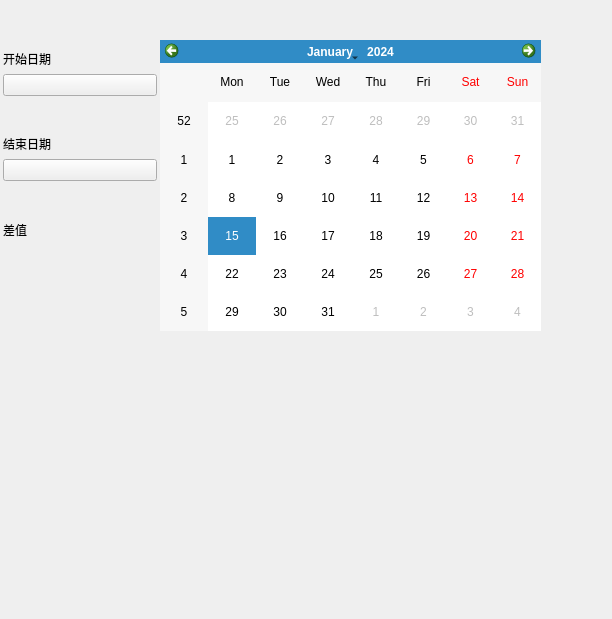
<?xml version="1.0" encoding="UTF-8"?>
<ui version="4.0">
 <class>DateApart</class>
 <widget class="QWidget" name="DateApart">
  <property name="geometry">
   <rect>
    <x>0</x>
    <y>0</y>
    <width>612</width>
    <height>619</height>
   </rect>
  </property>
  <property name="windowTitle">
   <string>Form</string>
  </property>
  <widget class="QCalendarWidget" name="calendarWidget">
   <property name="geometry">
    <rect>
     <x>160</x>
     <y>40</y>
     <width>381</width>
     <height>291</height>
    </rect>
   </property>
  </widget>
  <widget class="QWidget" name="layoutWidget">
   <property name="geometry">
    <rect>
     <x>3</x>
     <y>16</y>
     <width>154</width>
     <height>467</height>
    </rect>
   </property>
   <layout class="QVBoxLayout" name="verticalLayout_4">
    <item>
     <spacer name="verticalSpacer">
      <property name="orientation">
       <enum>Qt::Vertical</enum>
      </property>
      <property name="sizeHint" stdset="0">
       <size>
        <width>59</width>
        <height>16</height>
       </size>
      </property>
     </spacer>
    </item>
    <item>
     <layout class="QVBoxLayout" name="verticalLayout">
      <item>
       <widget class="QLabel" name="labelStart">
        <property name="text">
         <string>开始日期</string>
        </property>
       </widget>
      </item>
      <item>
       <widget class="QPushButton" name="btnBegin">
        <property name="minimumSize">
         <size>
          <width>150</width>
          <height>0</height>
         </size>
        </property>
        <property name="layoutDirection">
         <enum>Qt::RightToLeft</enum>
        </property>
        <property name="text">
         <string/>
        </property>
        <property name="icon">
         <iconset resource="calculator.qrc">
          <normaloff>:/image/date.png</normaloff>:/image/date.png</iconset>
        </property>
       </widget>
      </item>
     </layout>
    </item>
    <item>
     <spacer name="verticalSpacer_2">
      <property name="orientation">
       <enum>Qt::Vertical</enum>
      </property>
      <property name="sizeHint" stdset="0">
       <size>
        <width>59</width>
        <height>16</height>
       </size>
      </property>
     </spacer>
    </item>
    <item>
     <layout class="QVBoxLayout" name="verticalLayout_2">
      <item>
       <widget class="QLabel" name="labelOver">
        <property name="text">
         <string>结束日期</string>
        </property>
       </widget>
      </item>
      <item>
       <widget class="QPushButton" name="btnEnd">
        <property name="layoutDirection">
         <enum>Qt::RightToLeft</enum>
        </property>
        <property name="text">
         <string/>
        </property>
        <property name="icon">
         <iconset resource="calculator.qrc">
          <normaloff>:/image/date.png</normaloff>:/image/date.png</iconset>
        </property>
       </widget>
      </item>
     </layout>
    </item>
    <item>
     <spacer name="verticalSpacer_3">
      <property name="orientation">
       <enum>Qt::Vertical</enum>
      </property>
      <property name="sizeHint" stdset="0">
       <size>
        <width>59</width>
        <height>16</height>
       </size>
      </property>
     </spacer>
    </item>
    <item>
     <layout class="QVBoxLayout" name="verticalLayout_3">
      <item>
       <widget class="QLabel" name="labelDifference">
        <property name="text">
         <string>差值</string>
        </property>
       </widget>
      </item>
      <item>
       <widget class="QLabel" name="labelMany">
        <property name="text">
         <string/>
        </property>
       </widget>
      </item>
      <item>
       <widget class="QLabel" name="labelConcrete">
        <property name="text">
         <string/>
        </property>
       </widget>
      </item>
     </layout>
    </item>
    <item>
     <spacer name="verticalSpacer_5">
      <property name="orientation">
       <enum>Qt::Vertical</enum>
      </property>
      <property name="sizeHint" stdset="0">
       <size>
        <width>59</width>
        <height>204</height>
       </size>
      </property>
     </spacer>
    </item>
   </layout>
  </widget>
 </widget>
 <resources>
  <include location="calculator.qrc"/>
 </resources>
 <connections/>
</ui>
